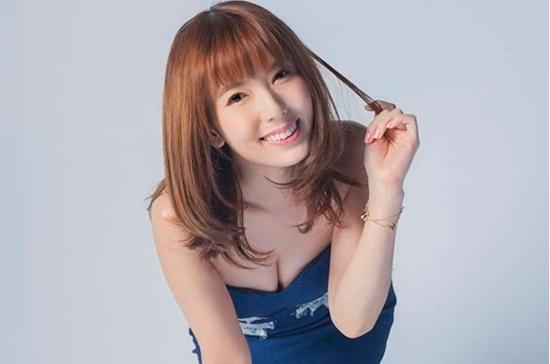
#> input picture image/2.jpg, 550 x 364 px
$ python Facerecognition.py
#> lines starting #> are read from the running program, lines starting #| are printed output that depends on the picture; after the words box and inside, x2 and y2 are one past the last pixel; in counts of white or black regions, pixels touching at a corner belong together
import cv2  # opencv库
# 读取图片
image = cv2.imread('image/2.jpg')
#> image is the input picture: shape (364, 550, 3); mean B, G, R 175.6, 170, 175.3
#加载人脸模型库
face_model=cv2.CascadeClassifier('plugins/opencv/haarcascades/haarcascade_frontalcatface.xml')
#图片进行灰度处理
gray = cv2.cvtColor(image,cv2.COLOR_RGB2GRAY)
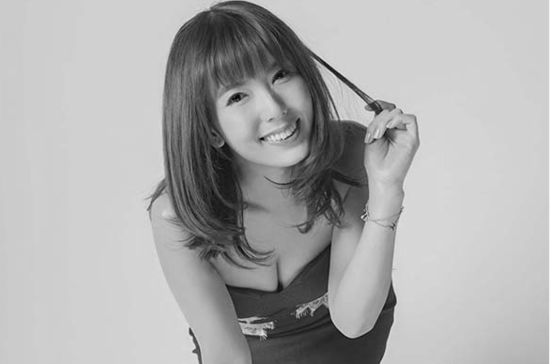
#> gray: shape (364, 550); min 3, max 241, mean 172.2
#人脸检测
faces = face_model.detectMultiScale(gray)
#> faces = [[205, 51, 111, 111]]
#标记人脸
for (x,y,w,h) in faces:
    #1.原始图片；2坐标点；3.矩形宽高 4.颜色值(RGB)；5.线框
    cv2.rectangle(image,(x,y),(x+w,y+h),(0,255,0),2)
#> this loop made 1 pass
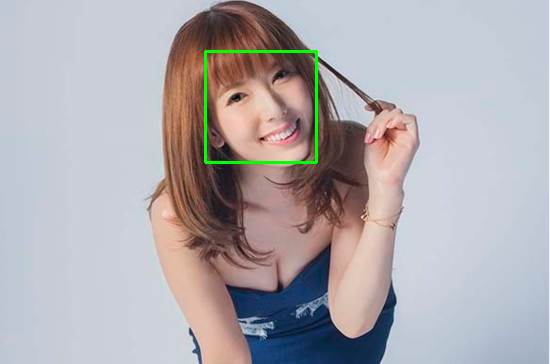
#> image: shape (364, 550, 3); 0.66% of pixels changed, all inside (x1, y1, x2, y2) = (204, 50, 318, 164)
# 显示图片窗口
cv2.imshow('faces', image)
# 窗口暂停
cv2.waitKey(0)
# 销毁窗口资源
#> (the run stopped early here; a loop or call above may not have finished)

$ run again, with image/1.jpg copied over image/2.jpg
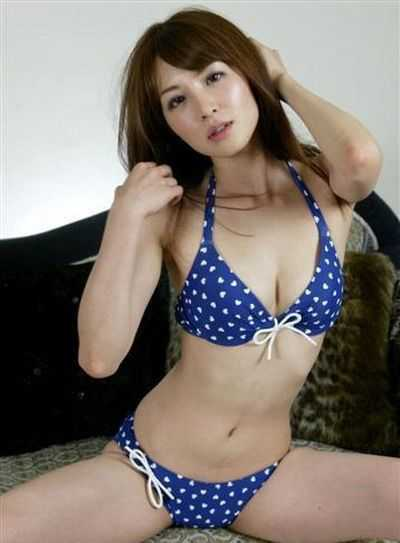
#> input picture image/1.jpg, 400 x 543 px
#> image is the input picture: shape (543, 400, 3); mean B, G, R 112.9, 119.6, 128.6
#> `gray = cv2.cvtColor(image,cv2.COLOR_RGB2GRAY)`:
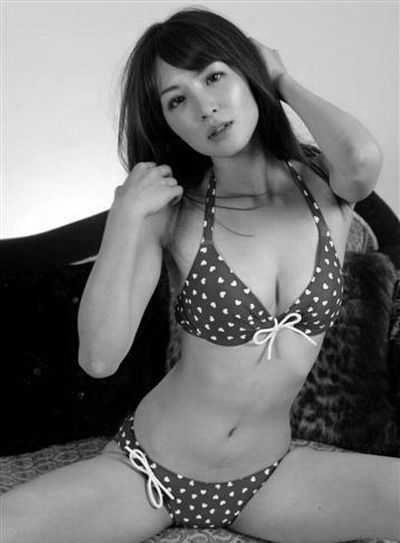
#> gray: shape (543, 400); min 0, max 255, mean 118.6
#> faces = ()

$ run again, with image/3.jpg copied over image/2.jpg
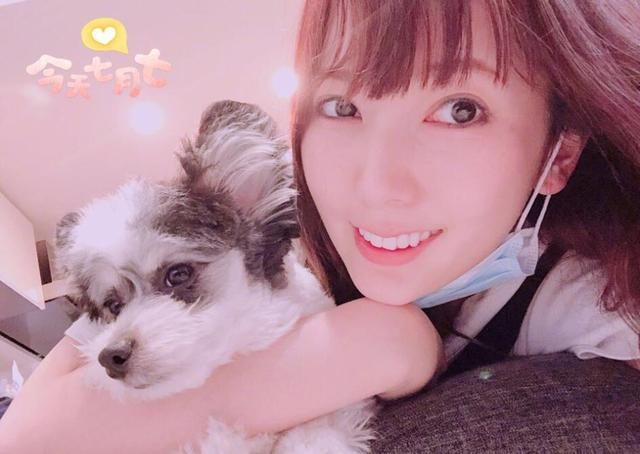
#> input picture image/3.jpg, 640 x 454 px
#> image is the input picture: shape (454, 640, 3); mean B, G, R 145, 131.6, 173.7
#> `gray = cv2.cvtColor(image,cv2.COLOR_RGB2GRAY)`:
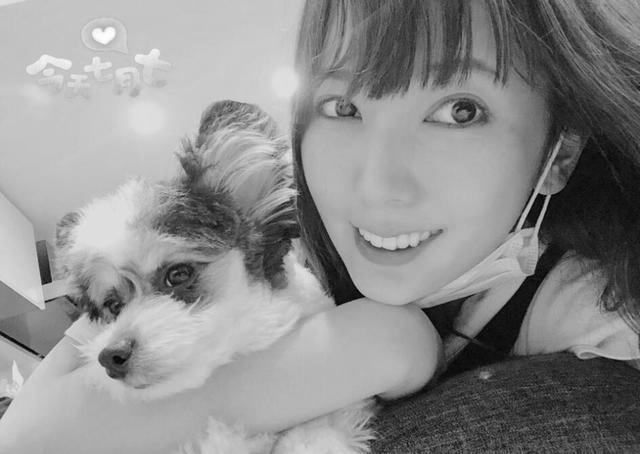
#> gray: shape (454, 640); min 2, max 254, mean 140.4
#> faces = ()
